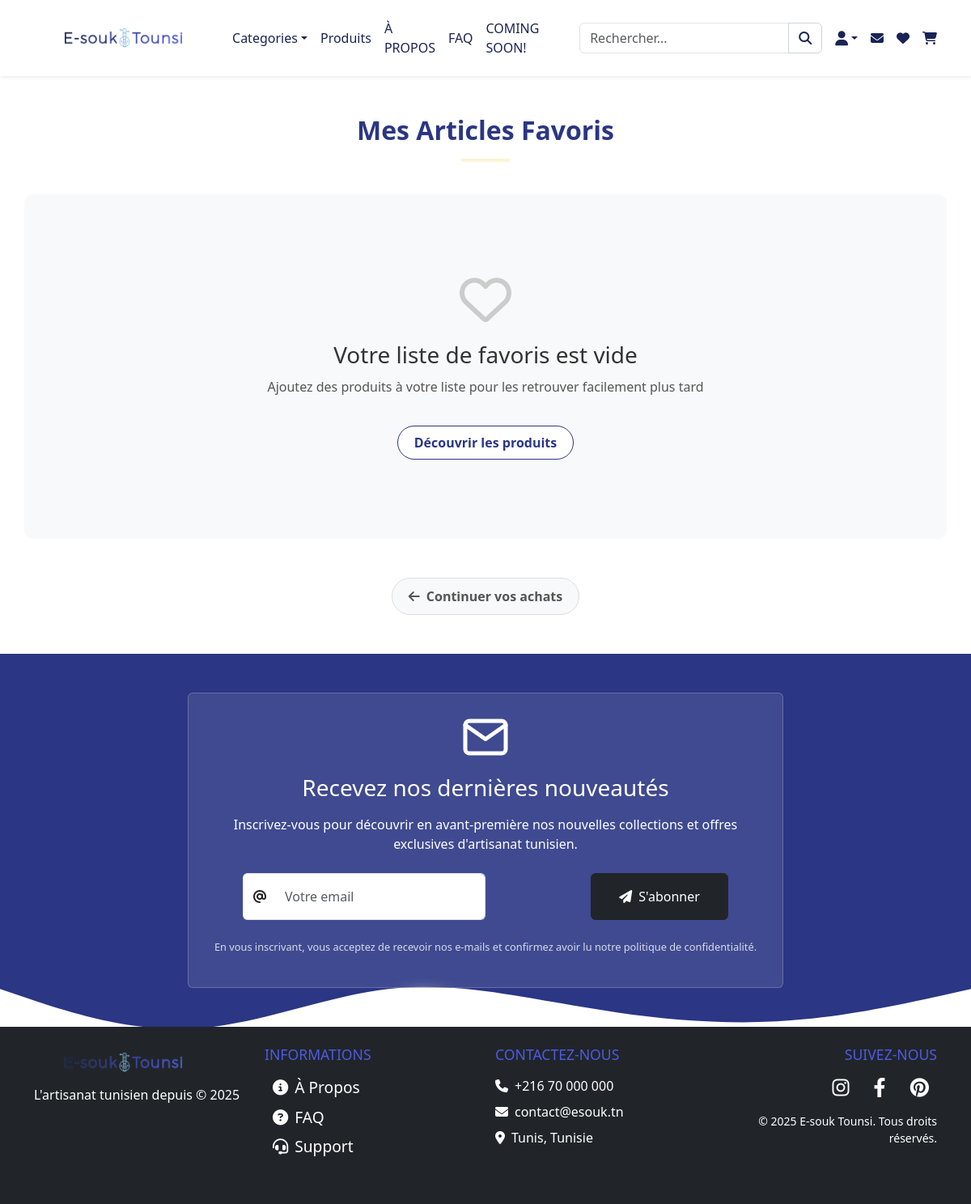
Page /public/pages/wishlist.php (signed in) on the earlier database version.
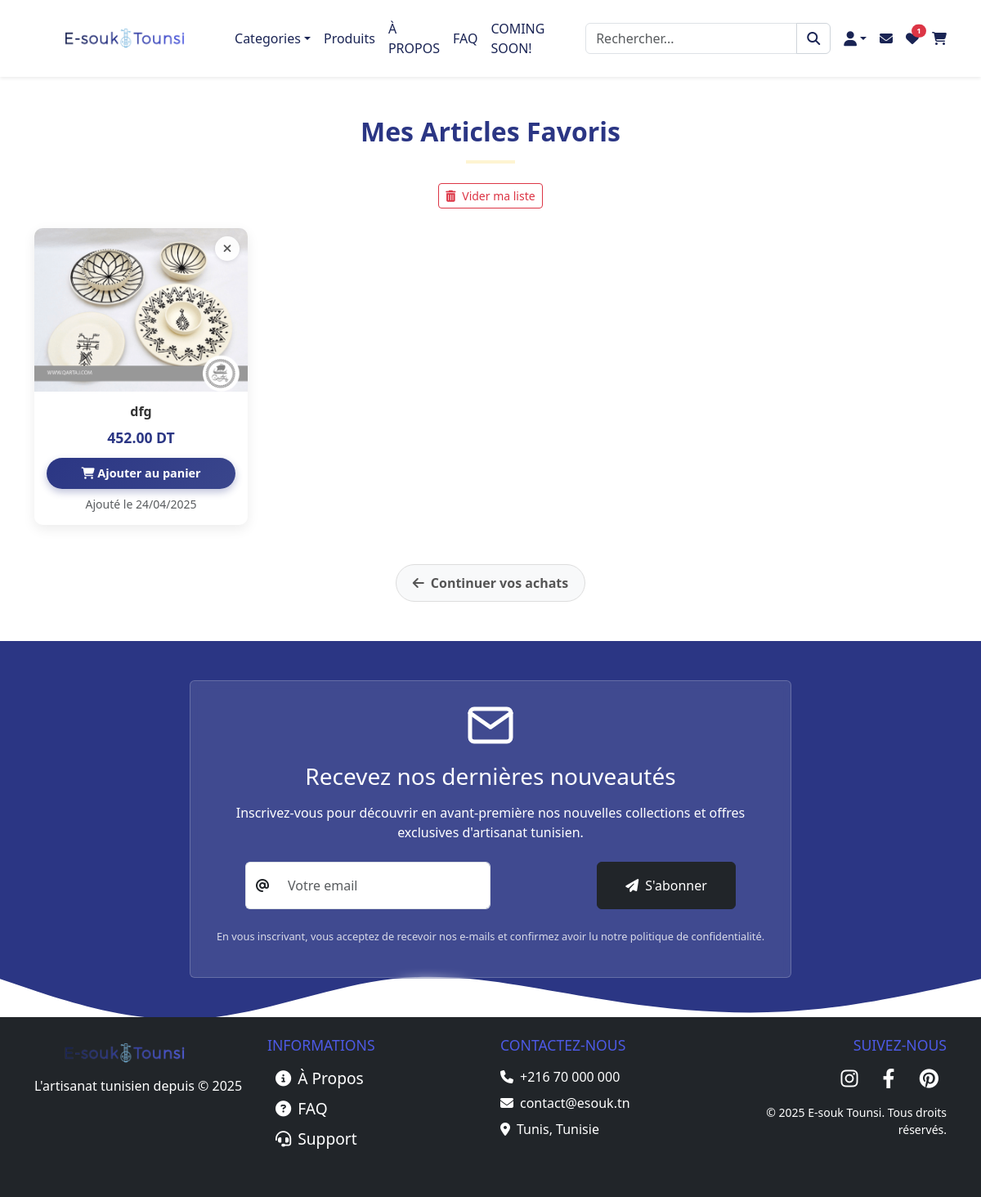
Same page on the later database version.
### tables this page shows
CREATE TABLE `wishlist` (
  `id_wishlist` int NOT NULL AUTO_INCREMENT,
  `user_id` int NOT NULL,
  `product_id` int NOT NULL,
  `created_at` datetime DEFAULT CURRENT_TIMESTAMP,
  PRIMARY KEY (`id_wishlist`),
  UNIQUE KEY `unique_wishlist` (`user_id`,`product_id`),
  KEY `product_id` (`product_id`),
  CONSTRAINT `wishlist_ibfk_1` FOREIGN KEY (`user_id`) REFERENCES `user` (`id_user`) ON DELETE CASCADE,
  CONSTRAINT `wishlist_ibfk_2` FOREIGN KEY (`product_id`) REFERENCES `product` (`id_product`) ON DELETE CASCADE
);

CREATE TABLE `product` (
  `id_product` int NOT NULL AUTO_INCREMENT,
  `title` varchar(255) NOT NULL,
  `description` text,
  `price` decimal(10,2) NOT NULL,
  `stock` int DEFAULT '0',
  `image` varchar(255) DEFAULT NULL,
  `is_best_seller` tinyint(1) NOT NULL DEFAULT '0',
  `created_at` datetime DEFAULT CURRENT_TIMESTAMP,
  `category_id` int DEFAULT NULL,
  PRIMARY KEY (`id_product`),
  KEY `category_id` (`category_id`),
  CONSTRAINT `product_ibfk_1` FOREIGN KEY (`category_id`) REFERENCES `category` (`id_category`) ON DELETE SET NULL
);

### public/pages/wishlist.php (the view, shortened to what this page needs)
<?php
require_once __DIR__ . '/../../config/init.php';
$user_id = $_SESSION['user_id'];
$wishlisted_products = [];
$query = "SELECT p.*, c.name as category_name, w.created_at as added_on
          FROM wishlist w
          JOIN product p ON w.product_id = p.id_product
          LEFT JOIN category c ON p.category_id = c.id_category
          WHERE w.user_id = ?
          ORDER BY w.created_at DESC";
try {
    $stmt = $db->prepare($query);
    $stmt->execute([$user_id]);
    $wishlisted_products = $stmt->fetchAll(PDO::FETCH_ASSOC);
} catch (Exception $e) {
    error_log('Wishlist fetch error: ' . $e->getMessage());
    $_SESSION['wishlist'] = [];
    $_SESSION['wishlist_count'] = 0;
}
?>
<!DOCTYPE html>
<html lang="fr">
<head>
    <?php include '../templates/header.php'; ?>
    <link rel="stylesheet" href="../assets/css/wishlist.css">
</head>
<body>
    <?php include '../templates/navbar.php'; ?>
    <section class="container py-5 wishlist-section">
        <div class="row mb-4">
            <div class="col-12 text-center">
                <h2 class="section-title">Mes Articles Favoris</h2>
                <hr class="mx-auto mb-3" style="width: 60px; border: 2px solid #fcd34d">
                <?php if (!empty($wishlisted_products)) : ?>
                    <button id="clear-wishlist" class="btn btn-outline-danger btn-sm mt-2">
                        <i class="fas fa-trash-alt me-1"></i> Vider ma liste
                    </button>
                <?php endif; ?>
            </div>
        </div>
        <div class="row g-4 wishlist-container">
            <?php if (empty($wishlisted_products)) : ?>
                <div class="col-12 empty-wishlist">
                    <div class="text-center py-5">
                        <i class="far fa-heart wishlist-empty-icon"></i>
                        <h3>Votre liste de favoris est vide</h3>
                        <p>Ajoutez des produits à votre liste pour les retrouver facilement plus tard</p>
                        <a href="product.php" class="btn btn-medium mt-3">Découvrir les produits</a>
                    </div>
                </div>
            <?php else : ?>
                <?php foreach ($wishlisted_products as $product) : ?>
                <div class="col-lg-3 col-md-4 col-6 product-item" data-product-id="<?php echo $product['id_product']; ?>">
                    <div class="wishlist-card">
                        <div class="wishlist-remove">
                            <button class="btn-remove wishlist-icon"
                                  title="Retirer des favoris"
                                  data-product-id="<?php echo $product['id_product']; ?>">
                                <i class="fas fa-times"></i>
                            </button>
                        </div>
                        <div class="wishlist-image">
                            <a href="product-detail.php?id=<?php echo $product['id_product']; ?>">
                                <img src="../../root_uploads/products/<?php echo htmlspecialchars($product['image']); ?>"
                                    alt="<?php echo htmlspecialchars($product['title']); ?>">
                            </a>
                        </div>
                        <div class="wishlist-details">
                            <h5><?php echo htmlspecialchars($product['title']); ?></h5>
                            <p class="wishlist-price"><?php echo number_format($product['price'], 2); ?> DT</p>
                            <button class="btn-add-cart add-to-cart-btn" data-product-id="<?php echo $product['id_product']; ?>">
                                <i class="fas fa-shopping-cart"></i> Ajouter au panier
                            </button>
                            <small class="text-muted d-block mt-2">Ajouté le <?php echo date('d/m/Y', strtotime($product['added_on'])); ?></small>
                        </div>
                    </div>
                </div>
                <?php endforeach; ?>
            <?php endif; ?>
        </div>
        <div class="text-center mt-5">
            <a href="product.php" class="btn btn-continue-shopping">
                <i class="fas fa-arrow-left me-2"></i>Continuer vos achats
            </a>
        </div>
    </section>
    <div id="toast-container" class="position-fixed bottom-0 end-0 p-3"></div>
    <?php include '../templates/newsletter.php'; ?>
    <?php include '../templates/footer.php'; ?>
</body>
</html>

Differences in the rows shown:
added wishlist: product.image (picture), product.title "dfg", product.price "452.00", created_at "24/04/2025"
Other differences:
count($_SESSION['wishlist']): (not shown) → "1"
text no longer shown: "Votre liste de favoris est vide Ajoutez des produits à votre liste pour les retrouver facilement plus tard Découvrir les produits"
text now shown: "Vider ma liste"
